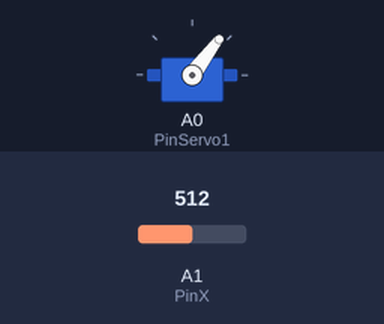
Bench run of a sketch on a simulated Arduino Uno, built with avr-gcc and run on an emulated ATmega328P. Parts: servo. Inputs (shaded band) come from the test bench; at power-on: A1 (PinX) = 512. Random numbers use the default seed unless the sketch sets one; what the sketch prints to the serial monitor is not drawn.

Above: at 3.1 s.
3.2 s: A1 (PinX) set to 534
9.2 s: A1 (PinX) set to 559
11.9 s: A1 (PinX) set to 540
At 17.4 s:
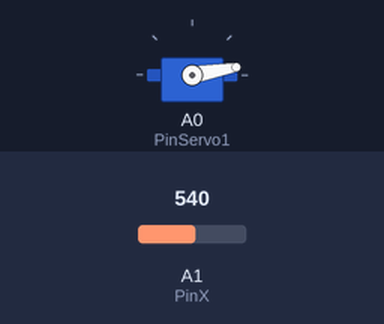
17.9 s: A1 (PinX) set to 716
At 20.3 s:
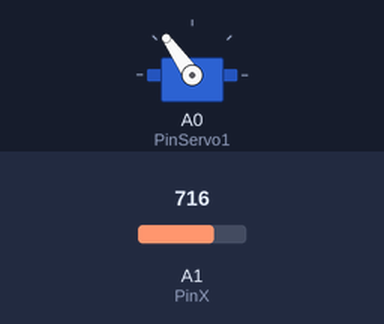
21.3 s: A1 (PinX) set to 992
At 22.6 s:
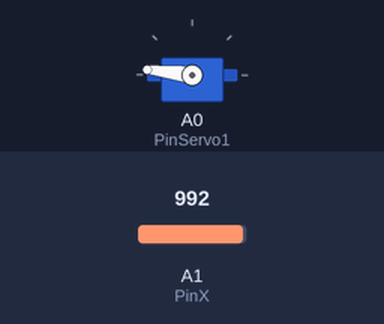
24.0 s: A1 (PinX) set to 1016
At 24.8 s:
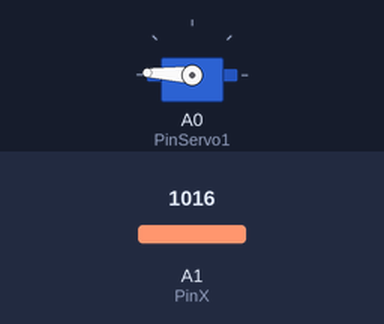
Timing chart, 0 to 27.0 s (numbered marks = the images above; inputs shaded):
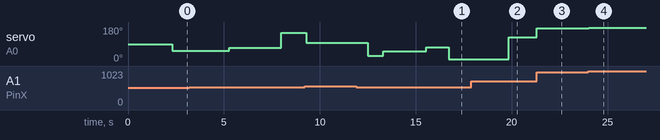

Measured:
- after the input at 11.9 s, servo on A0 (PinServo1): 97° → 27° after 0.60 s, → 51° 0.80 s later, → 73° 2.2 s later, → 10° 1.2 s later
- after the input at 17.9 s, servo on A0 (PinServo1): 10° → 125° after 1.9 s
- after the input at 21.3 s, servo on A0 (PinServo1): 125° → 173° at once
- after the input at 24.0 s, servo on A0 (PinServo1): 173° → 177° at once

The sketch:

CatToy.ino
```cpp
#include <Servo.h>

Servo servo1;

static int PinServo1 = A0;
static int PinX = A1;
static int PinY = A2;

void setup() {
  pinMode(PinX, INPUT);
  pinMode(PinY, INPUT);

  servo1.attach(PinServo1);

  Serial.begin(9600);
  Serial.println("setup done.");
}

void loop() {
  int x = analogRead(PinX);

  if (x > 450 && x < 550)
  {
    // Joystic is idle
    int sleepMsec = rand() % 3000 + 500;
    delay(sleepMsec);
    int rot = rand() % 179;
    servo1.write(rot);

    Serial.print("Rand: ");
    Serial.print(rot);
  }
  else
  {
    int rot1 = map(x, 0, 1023, 0, 179);
    servo1.write(rot1);

    Serial.print("Joystic X: ");
    Serial.print(x);
    delay(16);
  }
}
```
